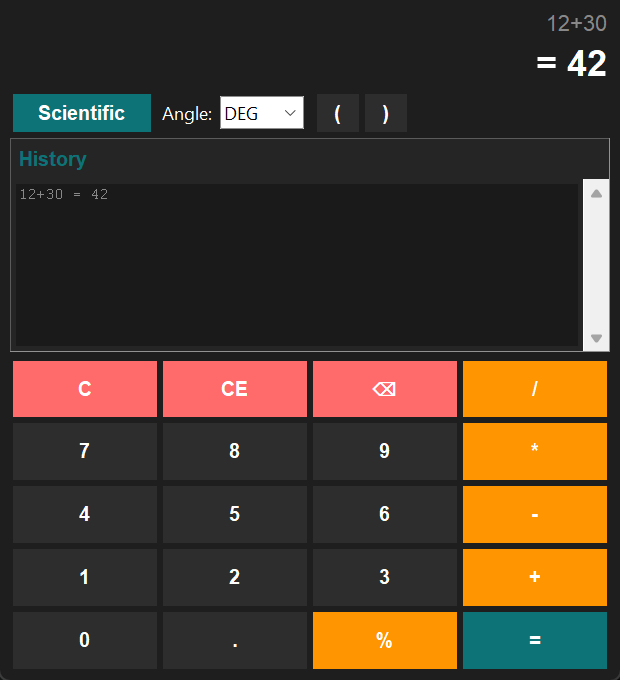
#> input picture docs/images/calculator.png, 620 x 680 px
$ python make_social_preview.py
#> lines starting #> are read from the running program, lines starting #| are printed output that depends on the picture
"""Build the 1280x640 social preview from the real application screenshot.

Run after tools/capture_demo.py:

    python -m pip install pillow
    python tools/make_social_preview.py

The editable source is this script; the generated asset is
docs/social-preview.png.
"""

from pathlib import Path

from PIL import Image, ImageDraw, ImageFont

ROOT = Path(__file__).resolve().parents[1]
SCREENSHOT = ROOT / "docs" / "images" / "calculator.png"
OUTPUT = ROOT / "docs" / "social-preview.png"

BACKGROUND = "#17191b"
PANEL = "#202326"
WHITE = "#f5f7f7"
MUTED = "#9aa4a6"
ACCENT = "#14b8a6"
ORANGE = "#ff9500"


def load_font(size, bold=False):
    candidates = [
        r"C:\Windows\Fonts\segoeuib.ttf" if bold else r"C:\Windows\Fonts\segoeui.ttf",
        r"C:\Windows\Fonts\arialbd.ttf" if bold else r"C:\Windows\Fonts\arial.ttf",
        "/usr/share/fonts/truetype/dejavu/DejaVuSans-Bold.ttf"
        if bold
        else "/usr/share/fonts/truetype/dejavu/DejaVuSans.ttf",
    ]
    for candidate in candidates:
        if Path(candidate).exists():
            return ImageFont.truetype(candidate, size)
    return ImageFont.load_default()


def rounded_screenshot(path, height):
    image = Image.open(path).convert("RGB")
    width = round(image.width * height / image.height)
    image = image.resize((width, height), Image.Resampling.LANCZOS)
    return image


def main():
    if not SCREENSHOT.exists():
        raise SystemExit(f"Missing screenshot: {SCREENSHOT}")

    canvas = Image.new("RGB", (1280, 640), BACKGROUND)
    draw = ImageDraw.Draw(canvas)

    # Subtle panel and accent details.
    draw.rounded_rectangle((40, 40, 700, 600), radius=24, fill=PANEL)
    draw.rounded_rectangle((40, 40, 700, 48), radius=4, fill=ACCENT)
    draw.ellipse((78, 96, 94, 112), fill=ORANGE)

    title_font = load_font(58, bold=True)
    subtitle_font = load_font(26)
    body_font = load_font(22)
    small_font = load_font(18)

    draw.text((80, 140), "Simple Calculator", font=title_font, fill=WHITE)
    draw.text(
        (80, 220),
        "Python + Tkinter desktop calculator",
        font=subtitle_font,
        fill=ACCENT,
    )

    bullets = [
        "Scientific functions and DEG/RAD modes",
        "Memory, history, and keyboard support",
        "No third-party runtime dependencies",
    ]
    y = 292
    for bullet in bullets:
        draw.ellipse((82, y + 8, 92, y + 18), fill=ORANGE)
        draw.text((108, y), bullet, font=body_font, fill=MUTED)
        y += 48
#> after the loop, y = 436

    draw.text(
        (80, 530),
        "github.com/ShahabAhmed01/simple-calculator",
        font=small_font,
        fill=MUTED,
    )

    screenshot = rounded_screenshot(SCREENSHOT, 540)
#> in rounded_screenshot, image is the input picture: PIL image 620x680 RGB; mean R, G, B 72.4, 57, 42.8
    x = 760
    y = 50
    draw.rounded_rectangle(
        (x - 8, y - 8, x + screenshot.width + 8, y + screenshot.height + 8),
        radius=16,
        fill="#2b3033",
    )
    canvas.paste(screenshot, (x, y))
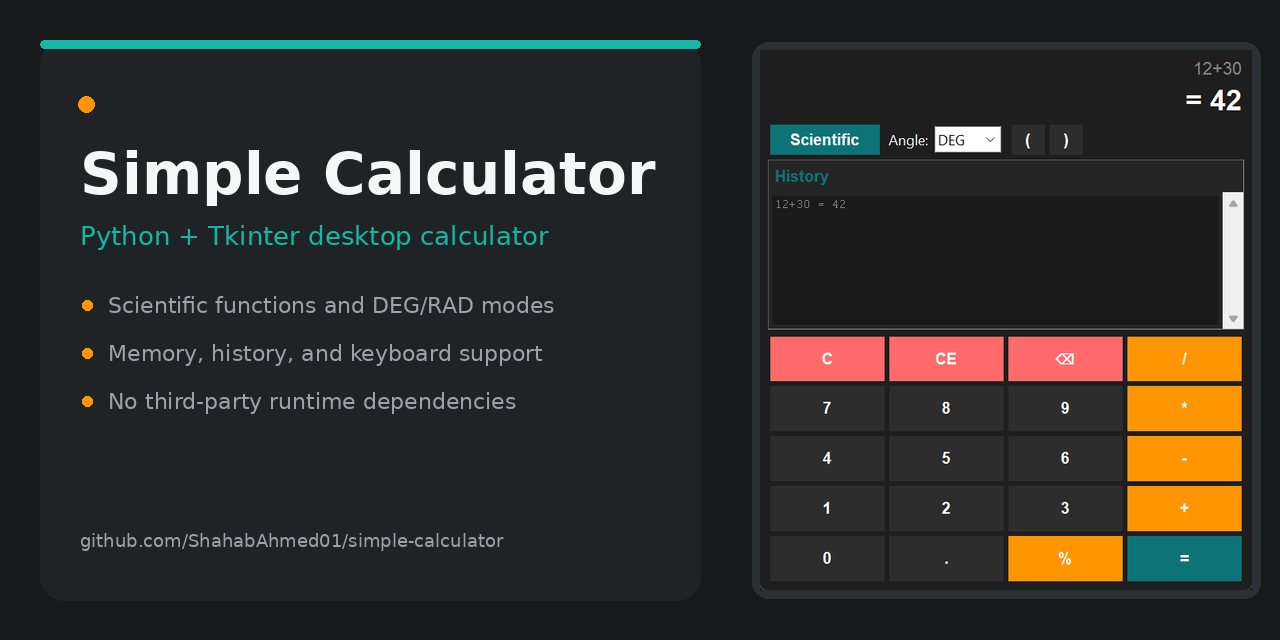
#> canvas: PIL image 1280x640 RGB; mean R, G, B 47.4, 45.9, 42.8

    OUTPUT.parent.mkdir(parents=True, exist_ok=True)
    canvas.save(OUTPUT, optimize=True)
    print(f"Saved {OUTPUT} ({OUTPUT.stat().st_size / 1024:.0f} KB)")


if __name__ == "__main__":
    main()
